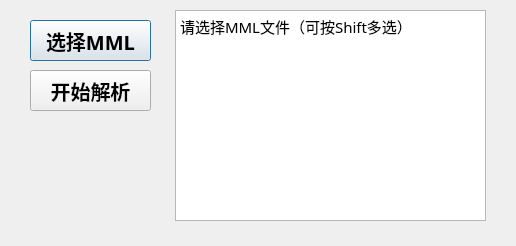
<?xml version="1.0" encoding="UTF-8"?>
<ui version="4.0">
 <author>WLM</author>
 <class>Dialog</class>
 <widget class="QDialog" name="Dialog">
  <property name="enabled">
   <bool>true</bool>
  </property>
  <property name="geometry">
   <rect>
    <x>0</x>
    <y>0</y>
    <width>516</width>
    <height>246</height>
   </rect>
  </property>
  <property name="font">
   <font>
    <family>微软雅黑</family>
    <pointsize>15</pointsize>
    <weight>50</weight>
    <bold>false</bold>
   </font>
  </property>
  <property name="windowTitle">
   <string extracomment="BY WLM">汇率转换工具</string>
  </property>
  <widget class="QLabel" name="label">
   <property name="geometry">
    <rect>
     <x>507</x>
     <y>9</y>
     <width>16</width>
     <height>54</height>
    </rect>
   </property>
   <property name="font">
    <font>
     <family>微软雅黑</family>
     <pointsize>15</pointsize>
     <weight>50</weight>
     <bold>false</bold>
    </font>
   </property>
   <property name="text">
    <string>&lt;html&gt;&lt;head/&gt;&lt;body&gt;&lt;p&gt;&lt;br/&gt;&lt;/p&gt;&lt;/body&gt;&lt;/html&gt;</string>
   </property>
  </widget>
  <widget class="QPushButton" name="pushButton">
   <property name="geometry">
    <rect>
     <x>30</x>
     <y>20</y>
     <width>121</width>
     <height>41</height>
    </rect>
   </property>
   <property name="font">
    <font>
     <weight>75</weight>
     <bold>true</bold>
    </font>
   </property>
   <property name="text">
    <string>选择MML</string>
   </property>
  </widget>
  <widget class="QTextBrowser" name="textBrowser">
   <property name="geometry">
    <rect>
     <x>175</x>
     <y>10</y>
     <width>311</width>
     <height>211</height>
    </rect>
   </property>
   <property name="font">
    <font>
     <pointsize>10</pointsize>
    </font>
   </property>
   <property name="html">
    <string>&lt;!DOCTYPE HTML PUBLIC &quot;-//W3C//DTD HTML 4.0//EN&quot; &quot;http://www.w3.org/TR/REC-html40/strict.dtd&quot;&gt;
&lt;html&gt;&lt;head&gt;&lt;meta name=&quot;qrichtext&quot; content=&quot;1&quot; /&gt;&lt;style type=&quot;text/css&quot;&gt;
p, li { white-space: pre-wrap; }
&lt;/style&gt;&lt;/head&gt;&lt;body style=&quot; font-family:'微软雅黑'; font-size:10pt; font-weight:400; font-style:normal;&quot;&gt;
&lt;p style=&quot; margin-top:0px; margin-bottom:0px; margin-left:0px; margin-right:0px; -qt-block-indent:0; text-indent:0px;&quot;&gt;&lt;span style=&quot; font-size:11pt;&quot;&gt;请选择MML文件（可按Shift多选）&lt;/span&gt;&lt;/p&gt;&lt;/body&gt;&lt;/html&gt;</string>
   </property>
  </widget>
  <widget class="QPushButton" name="pushButton_2">
   <property name="geometry">
    <rect>
     <x>30</x>
     <y>70</y>
     <width>121</width>
     <height>41</height>
    </rect>
   </property>
   <property name="font">
    <font>
     <weight>75</weight>
     <bold>true</bold>
    </font>
   </property>
   <property name="text">
    <string>开始解析</string>
   </property>
  </widget>
 </widget>
 <resources/>
 <connections/>
</ui>
